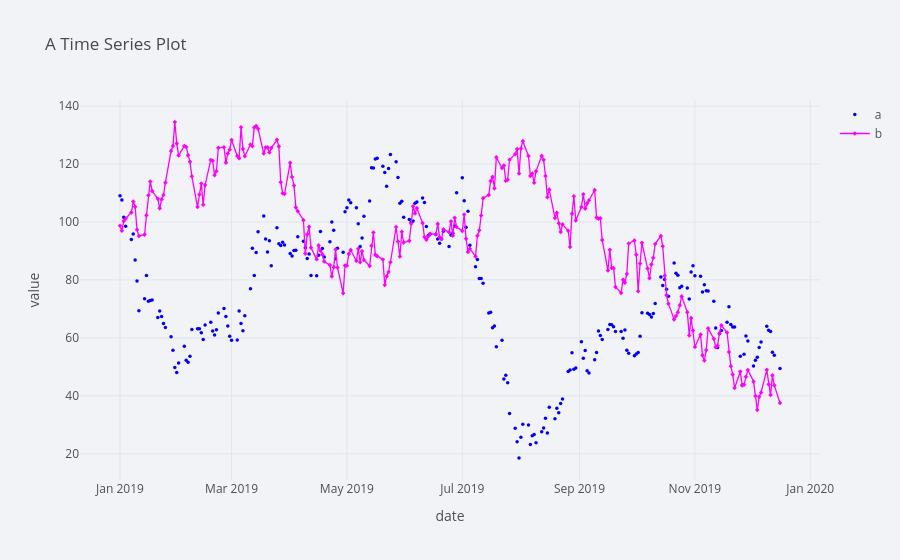

Notebook cell for this chart:
### Code cell
plyo.iplot(
    df[['a', 'b']].iplot(asFigure=True, theme='polar', 
                         title='A Time Series Plot', 
                         xTitle='date', 
                         yTitle='value', 
                         mode={'a': 'markers', 'b': 'lines+markers'}, 
                         symbol={'a': 'circle', 'b': 'diamond'}, 
                         size=3.5, 
                         colors={'a': 'blue', 'b': 'magenta'},
                        ), 
    image='png', 
    filename='ply_02'
)

### Figure 1 — Plotly figure (JSON) as saved in the notebook; plotly's stock layout.template omitted (floating-point values rounded to 4 significant figures; data arrays with more than 128 entries replaced by an {"elided": "..."} marker saying what was removed)
{"data": [{"line": {"color": "blue", "dash": "solid", "shape": "linear", "width": 1.3}, "marker": {"size": 3.5, "symbol": "circle"}, "mode": "markers", "name": "a", "text": "", "type": "scatter", "x": {"elided": "250 str values"}, "y": {"elided": "250 float values"}}, {"line": {"color": "magenta", "dash": "solid", "shape": "linear", "width": 1.3}, "marker": {"size": 3.5, "symbol": "diamond"}, "mode": "lines+markers", "name": "b", "text": "", "type": "scatter", "x": {"elided": "250 str values"}, "y": {"elided": "250 float values"}}], "layout": {"autosize": true, "legend": {"bgcolor": "#F2F3F7", "font": {"color": "#505050"}}, "paper_bgcolor": "#F2F3F7", "plot_bgcolor": "#F2F3F7", "title": {"font": {"color": "#484848"}, "text": "A Time Series Plot"}, "xaxis": {"autorange": true, "gridcolor": "#E1E5ED", "range": ["2018-12-10 20:52:35.4558", "2020-01-06 03:07:24.5442"], "showgrid": true, "tickfont": {"color": "#505050"}, "title": {"font": {"color": "#505050"}, "text": "date"}, "type": "date", "zerolinecolor": "#E1E5ED"}, "yaxis": {"autorange": true, "gridcolor": "#E1E5ED", "range": [9.63, 143.4], "showgrid": true, "tickfont": {"color": "#505050"}, "title": {"font": {"color": "#505050"}, "text": "value"}, "type": "linear", "zerolinecolor": "#E1E5ED"}}}
